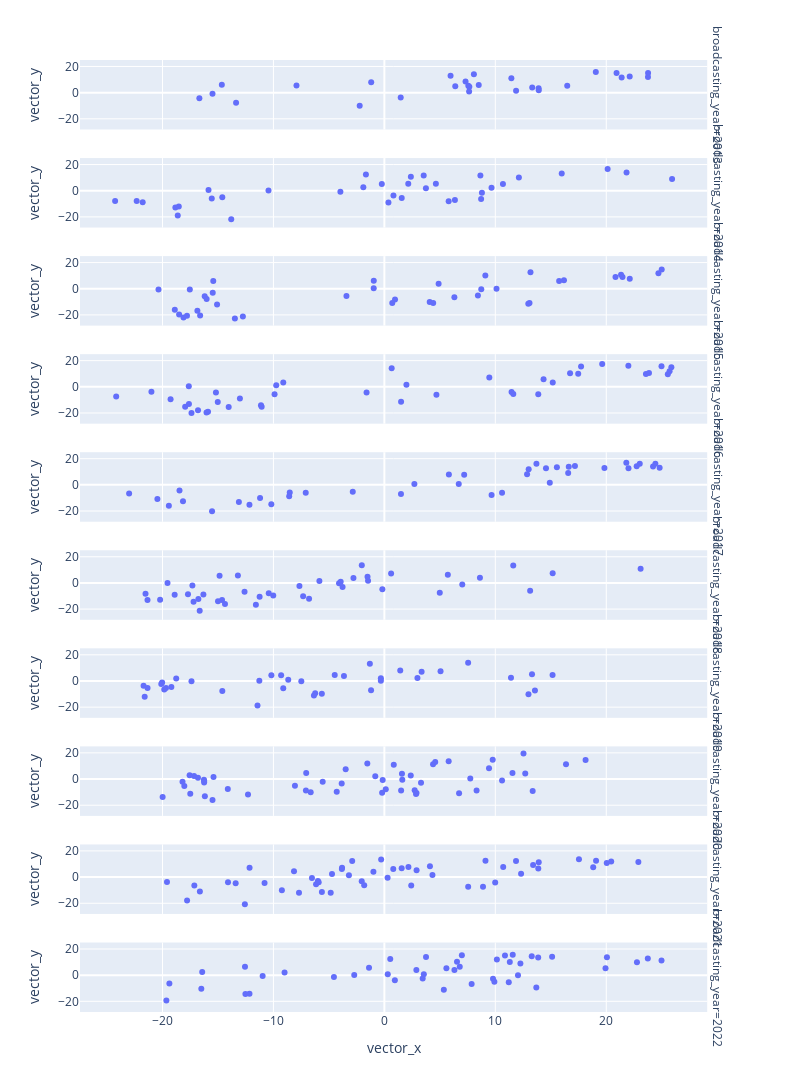

Write notebook code for a chart like this one.
### Code cell
df = px.data.tips()
fig = px.scatter(stories_df_merged, x='vector_x', y='vector_y', hover_data=["index", "title"], facet_row="broadcasting_year", width=800, height=2000)
fig.show()

### Figure 1 — Plotly figure (JSON) as saved in the notebook; plotly's stock layout.template omitted (floating-point values rounded to 4 significant figures)
{"data": [{"customdata": [["0325", "春だ！映画だ！３時間アニメ祭り\r\n「映画ドラえもん のび太の新魔界大冒険～７人の魔法使い～」[2013年3月15日放送]"], ["0326", "「ばくはつコショウ」「何が何でもお花見を」[2013年4月12日放送]"], ["0327", "「やりクリしてハワイ旅行」「しずかちゃんのはごろも」[2013年4月26日放送]"], ["0328", "「ひるねは天国で」「どくさいスイッチ」[2013年5月3日放送]"], ["0329", "「インスタントママ」「狙われたジャイアン」[2013年5月10日放送]"], ["0330", "「脱出！ 恐怖の骨川ハウス」「さとりヘルメット」[2013年5月17日放送]"], ["0331", "「イエコプター」「しずかちゃんの最悪な誕生日」[2013年5月24日放送]"], ["0332", "「朱にまじわれ棒」「ジャイアンがパンダ」[2013年5月31日放送]"], ["0333", "「おみやげフロシキ」「最強！黒おびのび太」[2013年6月7日放送]"], ["0334", "「ジャイアンの引退コンサート」「ユメかんとくいす」[2013年6月14日放送]"], ["0335", "「あべこべ世界ミラー」「のび太の秘密トンネル」[2013年6月21日放送]"], ["0336", "「ひっこし地図でおひっこし」「かがみでコマーシャル」[2013年7月5日放送]"], ["0337", "「なんでもアイス棒」「決心コンクリート」[2013年7月12日放送]"], ["0338", "ドラえもん　夏の大冒険１時間スペシャル「さよならボクのそうじ機」「真夏の夜の大航海」「ダイスキンドリンク」[2013年7月26日放送]"], ["0339", "「深海サイクリング」「のび太のドッキリビデオ」[2013年8月9日放送]"], ["0340", "「花火を育てよう！」「分身ハンマー」[2013年8月16日放送]"], ["0341", "「オバケと暮らした夏休み」「カチンカチンライト」[2013年8月23日放送]"], ["0342", "「のび太の夏祭り大作戦！」「サハラ砂漠で勉強はできない」[2013年8月30日放送]"], ["0343", "「のび太エネルギーの使い方」「はなバルーンで大空に」[2013年9月6日放送]"], ["0344", "ドラえもん誕生日１時間スペシャル「真夜中の巨大ドラたぬき」[2013年9月13日放送]"], ["0345", "「にんげん機関車」「箱庭で松たけがり」[2013年10月18日放送]"], ["0346", "「ハロウィンって何の日？」「味見スプーン」[2013年10月25日放送]"], ["0347", "「マジックハンドでやりたい放題」「ゴルゴンの首」[2013年11月1日放送]"], ["0348", "「ヤキイモの気持ち」「すい星がギンギラギン」[2013年11月8日放送]"], ["0349", "「のび太ｖｓ武蔵　巌流島ちょっと前の戦い」[2013年11月15日放送]"], ["0350", "藤子・Ｆ・不二雄生誕80周年記念 タイムマシンがなくなって大ピンチ！ ドラえもん冬の１時間スペシャル「ドラえもんに落書き」「燃えよ！ドラミのスケート特訓」「タイムマシンがなくなった！！」[2013年12月6日放送]"], ["0351", "「ケガワリング」「クリスマスきらきら大作戦」[2013年12月13日放送]"], ["0352", "のび太としずかが結婚！？ 年忘れだよ！ ドラえもん１時間スペシャル\r\n「エイコーノトビラ」「おだてジョーズ」「雪山のロマンス」[2013年12月30日放送]"]], "hovertemplate": "broadcasting_year=2013<br>vector_x=%{x}<br>vector_y=%{y}<br>index=%{customdata[0]}<br>title=%{customdata[1]}<extra></extra>", "legendgroup": "", "marker": {"color": "#636efa", "symbol": "circle"}, "mode": "markers", "name": "", "orientation": "v", "showlegend": false, "type": "scatter", "x": [16.48, 6.392, 13.91, 23.76, 7.66, 22.11, 21.39, 23.77, 20.93, 11.45, 11.87, -7.922, -16.68, 5.967, 1.473, 8.507, 7.567, 7.317, -14.65, 13.33, 8.071, 7.638, 19.06, -1.187, 13.92, -15.49, -13.37, -2.225], "xaxis": "x10", "y": [5.313, 4.957, 3.455, 11.97, 4.442, 12.39, 11.63, 15.1, 15.08, 11.07, 1.402, 5.402, -4.333, 13.01, -3.674, 5.936, 5.225, 8.47, 6.039, 3.892, 14.14, 0.7993, 15.87, 7.858, 1.922, -0.8734, -7.631, -10.03], "yaxis": "y10"}, {"customdata": [["0353", "「よい家わるい家」「◯△□恐怖症」[2014年1月17日放送]"], ["0354", "「地球脱出計画」「ことばきんしマーカー」[2014年1月31日放送]"], ["0355", "「動物変身恩返しグスリ」「雪だるまが町にやってきた」[2014年2月7日放送]"], ["0356", "「チョコのび太をめしあがれ」「青い月夜のリサイタル」[2014年2月14日放送]"], ["0357", "「会いたいヒト回転寿司」「コピー頭脳でラクしよう」[2014年2月28日放送]"], ["0358", "ドラえもん　クレヨンしんちゃん  春だ！映画だ！３時間アニメ祭り\r\n２０１３年春公開「映画ドラえもん のび太のひみつ道具博物館（ミュージアム）」[2014年3月7日放送]"], ["0359", "「ふくびんコンビ」「歩け歩け月までも」[2014年3月14日放送]"], ["0360", "「ウマタケ牧場」「テストに一夜漬けダル」[2014年4月11日放送]"], ["0361", "「空き地のイルカ」「タイムピストルで“じゃま物”は消せ」[2014年4月18日放送]"], ["0362", "「石器時代の王さまに」「鯉のぼりをつかまえろ！」[2014年4月25日放送]"], ["0363", "「どこでもドアを作ろう！」「ツルよ、恩をかえして！」[2014年5月2日放送]"], ["0364", "「のび太鉄道」「物体変換銃でカバンをカバに!?」[2014年5月16日放送]"], ["0365", "「な、なんと!! のび太が１００点とった!!」「珍加羅峠の宝物」[2014年5月23日放送]"], ["0366", "「デラックスライト」「のび太の１００点 ２５年後の大事件」[2014年5月30日放送]"], ["0367", "「のび太のエビフライ」「たすけて！助け船」[2014年6月6日放送]"], ["0368", "「パパもあまえんぼ」「たけしのズンドコ誕生日」[2014年6月13日放送]"], ["0369", "「のび太イレブン」「ぶつぶつ交換機」[2014年6月20日放送]"], ["0370", "「裏山のドラえもん城」「『真実の旗印』はつねに正しい」[2014年6月27日放送]"], ["0371", "「さかながボートに大変身」「流行性ネコシャクシウイルス」[2014年7月11日放送]"], ["0372", "映画公開直前 夏祭りだよ！ ドラえもん１時間スペシャル\r\n「竜宮城の八日間」「なんでも空港」「怪談ランプ」[2014年8月1日放送]"], ["0373", "映画公開当日！「石ころぼうし」「のび太のおよめさん」[2014年8月8日放送]"], ["0374", "「ミニハウスでのりきる夏」「うきうきするウキワ」[2014年8月29日放送]"], ["0375", "ドラえもん誕生日スペシャル\r\n「地底100マイルちょっとの大作戦」[2014年9月5日放送]"], ["0376", "「しずかちゃんがカッパに！？」「ミチビキエンゼル」[2014年9月12日放送]"], ["0377", "「のび太航空へようこそ」「神さまごっこ」[2014年9月19日放送]"], ["0378", "「２２世紀のすてきなキャンプ」「ポータブル国会」[2014年10月17日放送]"], ["0379", "「怒りのポップコーン」「タヌ機」[2014年10月24日放送]"], ["0380", "「ハロウィーンの暴走かぼちゃ」「ホラふきご先祖」[2014年10月31日放送]"], ["0381", "「空とぶマンガ本」「ぬれぎぬを着せよう！」[2014年11月7日放送]"], ["0382", "「ムキムキからだねん土」「嵐でやっつけろ！」[2014年11月14日放送]"], ["0383", "「落ち葉とジャイ子」「しずかちゃんになったのび太」[2014年11月21日放送]"], ["0384", "「クローンリキッドごくう」「お金のいらない世界」[2014年11月28日放送]"], ["0385", "「ドラミが生まれた日」「やりくりアリでリサイクル」[2014年12月5日放送]"], ["0386", "「おせじ口べに」「家元かんばん」[2014年12月12日放送]"], ["0387", "今年最後のドラ笑い!! 年忘れだよ！ドラえもん１時間スペシャル\r\n「おすそわけガム」「宇宙戦艦のび太を襲う」「思い出せ！あの日の感動」[2014年12月30日放送]"]], "hovertemplate": "broadcasting_year=2014<br>vector_x=%{x}<br>vector_y=%{y}<br>index=%{customdata[0]}<br>title=%{customdata[1]}<extra></extra>", "legendgroup": "", "marker": {"color": "#636efa", "symbol": "circle"}, "mode": "markers", "name": "", "orientation": "v", "showlegend": false, "type": "scatter", "x": [3.744, -15.85, -18.53, -0.2292, 2.154, 20.13, -10.44, 0.3659, -14.61, 0.8194, -1.663, -15.56, -13.8, -18.62, 15.99, 8.794, -21.79, 8.721, -3.963, -18.84, 1.564, 12.12, 6.359, 4.644, -24.27, 5.796, -22.33, 8.656, 10.69, 2.389, 21.83, 9.659, 25.93, 3.543, -1.897], "xaxis": "x9", "y": [1.799, 0.5126, -12.06, 5.118, 5.394, 16.51, 0.07264, -9.071, -4.972, -3.61, 12.38, -5.959, -21.74, -18.87, 13.07, -1.645, -8.906, -6.382, -0.8158, -12.81, -5.584, 10.17, -7.071, 5.356, -7.878, -8.026, -7.917, 11.64, 5.111, 10.63, 13.95, 2.171, 8.917, 11.57, 2.654], "yaxis": "y9"}, {"customdata": [["0388", "「街中ぐにゃぐにゃネンドロン」「寒い日は雪女になろう！」[2015年1月9日放送]"], ["0389", "「秘密基地で世界を守れ！」「四次元サイクリング」[2015年1月30日放送]"], ["0390", "「恐竜ハンター」[2015年2月6日放送]"], ["0391", "「バレンタインにはおモチとすもうを」「しずかちゃんと はこ庭スキー場」[2015年2月13日放送]"], ["0392", "「スネ夫より金持ちがやってきた」「ペットそっくりまんじゅう」[2015年2月20日放送]"], ["0393", "「無敵のスーパーランドセル」「もぐれ！ハマグリパック」[2015年2月27日放送]"], ["0394", "ドラえもん　クレヨンしんちゃん 春だ！映画だ！３時間アニメ祭り\n「映画ドラえもん 新・のび太の大魔境～ペコと５人の探検隊～」（2014年公開）[2015年3月6日放送]"], ["0395", "「のび太のダンボール宇宙ステーション」[2015年3月13日放送]"], ["0396", "「横取りジャイアンをこらしめよう」「あちこちひっこそう」[2015年3月20日放送]"], ["0397", "春だ！映画だ！３時間アニメ祭り 第２弾「あいあいパラソル」「タイムマシンで犯人を」「ムシャクシャタイマー」[2015年4月10日放送]"], ["0398", "「ステッキで川をまっぷたつ」「しかえし伝票」[2015年4月17日放送]"], ["0399", "「イルカにのって海の旅」「いたわりロボット」[2015年4月24日放送]"], ["0400", "「ジャイアンが飛んできた」「わすれろ草」[2015年5月1日放送]"], ["0401", "「ぼくらの大空中戦」「ニクメナイン」[2015年5月8日放送]"], ["0402", "「野比家は三十階」「暴走！プレゼントの木」「水はみていた」[2015年5月15日放送]"], ["0403", "「ラッキーやかん」「なんでもぬいぐるみに…」「大人になりたい」[2015年5月22日放送]"], ["0404", "「七時に何かがおこる」「びっくり箱ステッキ」「ぼくよりダメなやつがきた」[2015年5月29日放送]"], ["0405", "「おざしき水族館」「オダチンパンジー」「のび太の長い一日」[2015年6月5日放送]"], ["0406", "「まる見え！断層ビジョン」「突げき！のび太のグルメリポート」「今年もあの日がやってきた！」[2015年6月12日放送]"], ["0407", "「ボクを写して！めんくいカメラ」「しりとりでネッシーに」「かげがり」[2015年6月19日放送]"], ["0408", "「海をひときれ切りとって」「あとはおまかせタッチてぶくろ」「腹ペコのび太の３日間」[2015年6月26日放送]"], ["0409", "「のろのろ、じたばた」「スイカ割りにスイカペン」「タマシイム・マシン」[2015年7月10日放送]"], ["0410", "夏祭りだよ！ドラえもん１時間スペシャル「ムードもりあげ楽団」「楽々バーべキューセットはラクじゃない」「南海の大冒険～キャプテン・シルバーの財宝～」[2015年7月24日放送]"], ["0411", "「のび太が泣けば雨がふる」「ジャングル探検にはおり紙を」[2015年7月31日放送]"], ["0412", "「ゾクゾク！おばけ線香」「うわさ花しが咲いちゃった！」[2015年8月21日放送]"], ["0413", "「ジャイアンの恩返し」「南の島を組み立てよう」[2015年8月28日放送]"], ["0414", "ドラえもん誕生日スペシャル 「のび太特急と謎のトレインハンター」[2015年9月4日放送]"], ["0415", "「夜を売ります」「うら山のウサギ怪獣（かいじゅう）」[2015年9月11日放送]"], ["0416", "「アッパレ！ のび殿さま」「秋の虫のリサイタル」[2015年10月9日放送]"], ["0417", "「しずめ玉でスッキリ」「のび太のお宝鑑定」[2015年10月16日放送]"], ["0418", "「ハロウィンとのびガエル」「誕生！まんが家クリスチーネ先生」[2015年10月23日放送]"], ["0419", "「空とぶサンマがやってきた」「昔のカキの物語」[2015年10月30日放送]"], ["0420", "「山へ！空へ！乗りものぐつ」「ママ、小学生になる」[2015年11月6日放送]"], ["0421", "「マツタケ食べたい！」「ボクをけって！サイオー馬」[2015年11月13日放送]"], ["0422", "「ほんものクレヨン」「かぜぶくろといんちき薬」[2015年11月20日放送]"], ["0423", "「のび泥棒をタイホせよ！」「あの子を笑わせろ！」[2015年11月27日放送]"], ["0424", "「ジャイアンの歌がやめられない」「夜空に輝くピザ・ギョーザ」[2015年12月4日放送]"], ["0425", "「脱出!!巨大クリスマスケーキ」「スケートするなら氷河期で」[2015年12月11日放送]"], ["0426", "今年最後のドラ笑い！！ 大みそかだよ！ ドラえもん１時間スペシャル\r\n「初売りドライ・ライト」「百人一首にアンキパン」「オンボロ旅館をたて直せ」「雪でもポカポカ！ エアコンフォト」[2015年12月31日放送]"]], "hovertemplate": "broadcasting_year=2015<br>vector_x=%{x}<br>vector_y=%{y}<br>index=%{customdata[0]}<br>title=%{customdata[1]}<extra></extra>", "legendgroup": "", "marker": {"color": "#636efa", "symbol": "circle"}, "mode": "markers", "name": "", "orientation": "v", "showlegend": false, "type": "scatter", "x": [9.102, 16.19, 22.12, 13.17, -0.9608, 12.97, 24.7, -3.417, 10.11, 0.9604, 15.75, 25.0, 21.33, 20.83, -13.47, -16.19, -12.76, 8.432, 6.311, 13.08, 0.7136, -20.36, -18.5, -16.02, -17.79, -16.85, 8.736, -18.11, -15.47, -16.61, -0.9538, 4.086, 4.402, -15.08, -17.53, -18.89, 4.89, 21.47, -15.42], "xaxis": "x8", "y": [10.13, 6.59, 7.666, 12.62, 0.3798, -11.48, 11.78, -5.601, 0.07432, -8.149, 5.941, 14.62, 10.63, 8.939, -22.64, -5.792, -21.15, -5.1, -6.505, -10.95, -10.95, -0.6077, -19.67, -7.894, -20.6, -16.77, -0.3552, -21.9, -3.11, -20.47, 6.134, -10.11, -10.96, -12.0, -0.512, -16.0, 3.8, 9.058, 5.979], "yaxis": "y8"}, {"customdata": [["0427", "「ドラドラ源平合戦～しずかちゃん御前を救え！～」[2016年1月15日放送]"], ["0428", "「そっくりペット大集合」「再会！５年ぶりののび太」[2016年1月22日放送]"], ["0429", "「ドラドラ時空（タイム）アドベンチャー　のび太土偶の謎」「ナイヘヤドア」[2016年1月29日放送]"], ["0430", "「ぼく、マリちゃんだよ」「ずらしんぼ」[2016年2月5日放送]"], ["0431", "「恋する!?変身ビスケット」「することレンズ」[2016年2月12日放送]"], ["0432", "「なんでも材質変換機」「雪だるまは忘れない」[2016年2月19日放送]"], ["0433", "「のび太はうるさいナベ奉行」「地球下車マシン」[2016年2月26日放送]"], ["0434", "ドラえもん　クレヨンしんちゃん　春だ！映画だ！３時間アニメ祭り\n「映画ドラえもん のび太の宇宙英雄記（スペースヒーローズ）」（2015年公開）[2016年3月4日放送]"], ["0435", "「空想動物サファリパークと約束の笛」[2016年3月11日放送]"], ["0436", "「宇宙探検すごろく」「最強！オールマイティーパス」[2016年4月1日放送]"], ["0437", "「お箸はのびるよ、どこまでも」「チリつもらせ機」[2016年4月15日放送]"], ["0438", "「のび太のジャックと豆の木」「みせかけモテモテバッジ」[2016年4月22日放送]"], ["0439", "「空飛ぶうす手のじゅうたん」「うわさをサキ鳥」[2016年4月29日放送]"], ["0440", "「友だちは大きなイルカ？」「夢はしご」[2016年5月6日放送]"], ["0441", "「トリセツ・メーカー」「ぞうきん探偵のび太」[2016年5月13日放送]"], ["0442", "「Ｎ・Ｓワッペンで運動会」「しんじゅ製造アコヤケース」[2016年5月20日放送]"], ["0443", "「お客の顔を組み立てよう」「ママをたずねて三千キロじょう」[2016年5月27日放送]"], ["0444", "「エスパーぼうし」「かわいい雨傘の物語」[2016年6月3日放送]"], ["0445", "「へやの中の大自然」「なかまいりせんこう」[2016年6月10日放送]"], ["0446", "「大男がでたぞ」「キミのひとみは100万ボルト」[2016年6月17日放送]"], ["0447", "「ダメダメ！キンシひょうしき」「ぼくのまもり紙」[2016年6月24日放送]"], ["0448", "「恐竜ツアーに行こう！」「いねむりシール」[2016年7月8日放送]"], ["0449", "「３センチのび太の大冒険」[2016年7月22日放送]"], ["0450", "「うちのプールは太平洋」「おばけでリサイクル」[2016年7月29日放送]"], ["0451", "「身代わりテレビで南の島へ」「風をあやつれ！バショー扇」[2016年8月5日放送]"], ["0452", "「ダジャレでやっつけろ！」「裏山ウォータースライダー」[2016年8月12日放送]"], ["0453", "「水たまりの怪魚」「宇宙人の館」[2016年8月19日放送]"], ["0454", "「いたずらオモチャ化機」「シールでキャラ変身」[2016年8月26日放送]"], ["0455", "ドラえもん誕生日スペシャル 「天才のび太の飛行船ゆうえんち」[2016年9月2日放送]"], ["0456", "「とびだす伝記電気」「ほしい人探知機」[2016年9月9日放送]"], ["0457", "「ゾウの鼻になったしずかちゃん」「へやこうかんスイッチ」[2016年9月16日放送]"], ["0458", "「ざくざく！地中でくだもの狩り」「バリヤーポイント」[2016年10月14日放送]"], ["0459", "「ペラペラジャイアン飛んでった！」「みえないボディガード」[2016年10月21日放送]"], ["0460", "「パンドラのおばけ」「あらかじめアンテナ」[2016年10月28日放送]"], ["0461", "「くせなおしガス」「熱血！ドッジボール」[2016年11月4日放送]"], ["0462", "「ふろしきタクシー」「いつでもどこでもスケッチセット」[2016年11月18日放送]"], ["0463", "「ロケットそうじゅうくんれん機」「ジャイアンへのホットなレター」[2016年11月25日放送]"], ["0464", "「スーパーヒーローふろしき」「カッコータマゴ」[2016年12月2日放送]"], ["0465", "「南極ペンギンを救え！」「日づけ変更カレンダー」[2016年12月9日放送]"], ["0466", "「クリスマスに雪を」「チュー難の相に気をつけろ!」[2016年12月16日放送]"], ["0467", "大みそかだよ！ドラえもん1時間スペシャル「戦国のび兵衛がんばれ」「ドラえもん＆パーマン危機一髪!?」「星野スミレのひみつの恋」[2016年12月31日放送]"]], "hovertemplate": "broadcasting_year=2016<br>vector_x=%{x}<br>vector_y=%{y}<br>index=%{customdata[0]}<br>title=%{customdata[1]}<extra></extra>", "legendgroup": "", "marker": {"color": "#636efa", "symbol": "circle"}, "mode": "markers", "name": "", "orientation": "v", "showlegend": false, "type": "scatter", "x": [11.62, 25.55, 17.47, 25.71, 14.35, 15.18, 21.99, 24.98, 25.87, 11.46, 19.63, 4.693, 23.58, 17.73, -9.112, 13.87, 16.74, -15.18, 1.988, -17.63, 0.6584, 9.46, 23.85, -14.03, -13.02, -21.0, -11.06, -15.02, -17.39, -15.9, -1.604, -24.17, -16.8, -16.03, -9.748, -17.62, -11.12, -9.897, 1.507, -17.96, -19.27], "xaxis": "x7", "y": [-5.402, 9.512, 9.968, 11.93, 5.871, 3.266, 16.13, 15.76, 14.89, -4.053, 17.51, -6.158, 9.861, 15.58, 3.32, -5.724, 10.44, -4.248, 1.664, 0.4317, 14.11, 7.073, 10.52, -15.5, -8.972, -3.833, -15.17, -11.65, -19.98, -19.12, -4.43, -7.347, -17.93, -19.7, 1.127, -13.19, -14.05, -5.75, -11.42, -15.26, -9.538], "yaxis": "y7"}, {"customdata": [["0468", "「地球エレベーター」「かたっぽ探知リード」[2017年1月13日放送]"], ["0469", "「ピーヒョロ ロープ」「兄弟シール」[2017年1月20日放送]"], ["0470", "「ターザンパンツ」「追跡！トレーサーバッジ」[2017年1月27日放送]"], ["0471", "「一寸のび太の鬼たいじ」「お医者さんカバン」[2017年2月3日放送]"], ["0472", "「ココロチョコ」「独立！のび太国」[2017年2月10日放送]"], ["0473", "「スリルブーメラン」「大予言・地球の滅びる日」[2017年2月17日放送]"], ["0474", "「雪と恐竜」「拝啓、虹谷ユメ子さん」[2017年2月24日放送]"], ["0475", "ドラえもん　クレヨンしんちゃん 春だ！映画だ！３時間アニメ祭り「映画ドラえもん 新・のび太の日本誕生」（2016年公開）[2017年3月3日放送]"], ["0476", "「迷子のパオパオ」[2017年3月17日放送]"], ["0477", "「ドラドラポンポコ大捜査」「動物型にげだし錠」「食べて歌ってバイオ花見」[2017年4月7日放送]"], ["0478", "「ようこそ！ハリボテの城へ」「おばけ口目の怪事件」[2017年4月14日放送]"], ["0479", "「見えなくなる目ぐすり」「目は口ほどに物を食べ」[2017年4月21日放送]"], ["0480", "GW特別企画！「火星ピクニック」「テレパしい」[2017年4月28日放送]"], ["0481", "母の日直前！「ママをつかまえろ！」「四次元くずかご」[2017年5月12日放送]"], ["0482", "「自信ヘルメット」「ガッコー仮面は誰でしょう？」[2017年5月19日放送]"], ["0483", "「のび太とアリの女王」[2017年5月26日放送]"], ["0484", "「わすれとんかち」「アヤカリンで幸運を」[2017年6月2日放送]"], ["0485", "ジャイアン誕生日！特別企画！「ウラオモテックス」「スランプ！ジャイアン愛の新曲」[2017年6月9日放送]"], ["0486", "「暴走ランナーパパ」「カルガモエッグ」[2017年6月16日放送]"], ["0487", "「百年後のフロク」「トゲトローズはご機嫌ななめ」[2017年6月23日放送]"], ["0488", "「名作劇場カメラ」「三年寝太郎まくら」[2017年6月30日放送]"], ["0489", "「ルームスイマー」「深夜の町は海の底」[2017年7月7日放送]"], ["0490", "あの名作が帰ってくる！ドラえもん夏の１時間スペシャル「ぼくミニドラえもん」「ぞうとおじさん」[2017年7月28日放送]"], ["0491", "「天井うらの宇宙戦争」[2017年8月4日放送]"], ["0492", "「がんばれ！おばけハウス」「ロビンソンクルーソーセット」[2017年8月18日放送]"], ["0493", "「おかし牧場」「森は生きている」[2017年8月25日放送]"], ["0494", "ドラえもん誕生日スペシャル「謎のピラミッド！？エジプト大冒険」[2017年9月1日放送]"], ["0495", "「スケジュールどけい」「ニンニン修行セット」[2017年9月8日放送]"], ["0496", "「ネコののび太いりませんか」「賞品かせぎカウボット」[2017年9月15日放送]"], ["0497", "「バイバイン」「むりやりアスレチックスクール」[2017年10月13日放送]"], ["0498", "「すてきなミイちゃん」「魔女っ子しずちゃん」[2017年10月20日放送]"], ["0499", "「はだかの王様！？ウルトラよろい」「赤いくつの女の子」[2017年10月27日放送]"], ["0500", "「クモノイトン」「プロポーズ作戦」[2017年11月3日放送]"], ["0501", "「葉っぱ探偵のび太」「二十一世紀のおとのさま」[2017年11月10日放送]"], ["0502", "「ハツメイカーで大発明」「大砲でないしょのはなし」[2017年11月17日放送]"], ["0503", "「かがみのない世界」「ピンキリ！お宝未来鑑定」[2017年11月24日放送]"], ["0504", "「クリスマスはおかしの家で」「やりすぎ！のぞみ実現機」[2017年12月1日放送]"], ["0505", "大みそかだよ！ドラえもん１時間スペシャル「十二支変身サイコロ」「ゆめのチャンネル」「台風のフー子」[2017年12月31日放送]"]], "hovertemplate": "broadcasting_year=2017<br>vector_x=%{x}<br>vector_y=%{y}<br>index=%{customdata[0]}<br>title=%{customdata[1]}<extra></extra>", "legendgroup": "", "marker": {"color": "#636efa", "symbol": "circle"}, "mode": "markers", "name": "", "orientation": "v", "showlegend": false, "type": "scatter", "x": [-10.19, -11.2, -18.15, 13.01, 22.0, 24.22, 6.705, 14.91, 24.43, 23.02, 22.74, 19.84, 21.81, 5.816, 15.55, 17.18, 16.57, 12.86, 24.81, 14.57, -2.849, 13.71, 7.195, 16.62, -8.579, 9.665, 10.61, -23.01, 2.706, -7.087, -19.42, 1.496, -15.53, -8.528, -12.16, -20.46, -13.11, -18.47], "xaxis": "x6", "y": [-14.73, -10.1, -12.47, 11.9, 12.64, 14.03, 0.74, 1.566, 16.15, 16.12, 14.26, 12.85, 16.86, 7.99, 13.38, 14.36, 9.109, 8.079, 13.06, 12.65, -5.267, 16.15, 7.787, 13.84, -8.616, -7.766, -6.003, -6.652, 0.6665, -6.113, -15.92, -7.072, -20.14, -5.91, -15.18, -10.75, -13.17, -4.269], "yaxis": "y6"}, {"customdata": [["0506", "ドラえもん クレヨンしんちゃん ２０１８年冬のアニメ祭り「神さまロボットに愛の手を！」「円ピツで大金持ち」「のび左エ門の秘宝」[2018年1月7日放送]"], ["0507", "「ガンファイターのび太」[2018年1月12日放送]"], ["0508", "「なんでもバイキング」「ジャックとベティとジャニー」[2018年1月19日放送]"], ["0509", "「架空人物たまご」「ドラドラスパイ大作戦」[2018年1月26日放送]"], ["0510", "2月はスネ夫の誕生月「ロボ子が愛してる」「大ピンチ！スネ夫の答案」[2018年2月2日放送]"], ["0511", "「こびとロボット」「宇宙たんけん！？ウラヤマ星」[2018年2月9日放送]"], ["0512", "「ジャイアンVSメカジャイアン」「きつねにつままれた話」[2018年2月16日放送]"], ["0513", "「めいわくガリバー」「のび太のなが～い家出」[2018年2月23日放送]"], ["0514", "ドラえもん　クレヨンしんちゃん 春だ！映画だ！３時間アニメ祭り「映画ドラえもん のび太の南極カチコチ大冒険」（2017年公開）[2018年3月2日放送]"], ["0515", "「ほどほど宝島」[2018年3月9日放送]"], ["0516", "ドラえもん クレヨンしんちゃん 春だ！映画だ！３時間アニメ祭り第２弾 「リモコンねこでとり返せ！」「フクロマンスーツ」「ツチノコみつけた！」[2018年4月6日放送]"], ["0517", "「動物変身ビスケット」「進化退化光線銃」[2018年4月13日放送]"], ["0518", "「ぶんぶくドラ釜」「一生に一度は百点を…」[2018年4月20日放送]"], ["0519", "「うら山危険生物パーク」「はいどうたづな」[2018年4月27日放送]"], ["0520", "母の日特別企画「ママをとりかえっこ」「ざぶとんにもたましいがある」[2018年5月11日放送]"], ["0521", "「のび太は世界にただ一匹」「地平線テープ」[2018年5月18日放送]"], ["0522", "「ニニンジャ！からくり忍者屋敷」「友だちの輪」[2018年5月25日放送]"], ["0523", "「夏だ！山だ！野比家のキャンプ」「インスタントロボット」[2018年6月1日放送]"], ["0524", "「ハー灯に火をともせ」「雨男はつらいよ」[2018年6月8日放送]"], ["0525", "ジャイアン誕生日！特別企画！「ジャイアンの子守歌」「おれさまをグレードアップ」[2018年6月15日放送]"], ["0526", "「テレビ局をはじめたよ」「人の身になるタチバガン」[2018年6月22日放送]"], ["0527", "「録験機でたのしもう」「アセッカキン」[2018年6月29日放送]"], ["0528", "「天の川で星釣りを」「ねがい星」[2018年7月6日放送]"], ["0529", "「きもだめしめがね」「いきものおりがみ」[2018年7月20日放送]"], ["0530", "「絶景！箱庭ソーメン流し」「半分の半分のまた半分…」[2018年7月27日放送]"], ["0531", "のび太誕生日特別企画「友情カプセル」「ジャイ子の恋人=のび太」[2018年8月3日放送]"], ["0532", "「額縁をくぐって海へ」「チューケンパー」[2018年8月17日放送]"], ["0533", "「うそつきかがみ」「十円なんでもストア」[2018年8月24日放送]"], ["0534", "「仙人らくらくコース」「悪運ダイヤ」[2018年8月31日放送]"], ["0535", "ドラえもん誕生日スペシャル「クジラとまぼろしのパイプ島」[2018年9月7日放送]"], ["0536", "「ドラえもんの歌」「相関図メーカー」[2018年9月14日放送]"], ["0537", "「時を走れ！タイム借り物競走」「時限バカ弾」[2018年10月12日放送]"], ["0538", "「魔法使いのび太」「野比家、夢の温泉旅行」[2018年10月19日放送]"], ["0539", "「合体ノリ」「行け！ノビタマン」[2018年10月26日放送]"], ["0540", "「いろいろソーダセット」「マジックボックス」[2018年11月2日放送]"], ["0541", "「あい棒」「アトカラホントスピーカー」[2018年11月9日放送]"], ["0542", "「のび太の流れ星」「オーバーオーバー」[2018年11月16日放送]"], ["0543", "「ドラえもんストーブ」「一晩でカキの実がなった」[2018年11月23日放送]"], ["0544", "「つづきをヨロシク」「もしもボックスで昼ふかし!？」[2018年11月30日放送]"], ["0545", "「しあわせトランプの恐怖」「未来のクリスマスカード」[2018年12月7日放送]"], ["0546", "「ウラシマキャンデー」「シールで逃げきれ！」[2018年12月14日放送]"], ["0547", "大みそかだよ！ドラえもん１時間スペシャル～世界の未確認生物ずかん～「雪男のアルバイト」「かまいたちのクック」「ハロー宇宙人」[2018年12月31日放送]"]], "hovertemplate": "broadcasting_year=2018<br>vector_x=%{x}<br>vector_y=%{y}<br>index=%{customdata[0]}<br>title=%{customdata[1]}<extra></extra>", "legendgroup": "", "marker": {"color": "#636efa", "symbol": "circle"}, "mode": "markers", "name": "", "orientation": "v", "showlegend": false, "type": "scatter", "x": [-17.2, 23.1, 0.6072, -5.856, -6.787, -4.086, -19.55, -0.1818, 13.14, 15.17, -14.99, -21.53, -14.63, -1.472, -3.769, -21.35, -7.321, -16.31, 5.721, -11.24, -10.02, -2.035, -18.9, -17.7, 8.615, 11.62, -3.937, -17.3, -10.42, -16.65, -7.657, -11.58, -16.77, -12.6, -20.21, -1.518, -13.2, 4.994, -2.787, -14.85, 7.023, -14.37], "xaxis": "x5", "y": [-14.45, 10.8, 7.296, 1.566, -12.06, -0.2602, 0.008808, -4.859, -5.996, 7.449, -14.08, -8.181, -12.99, 1.687, -3.069, -13.09, -10.27, -8.921, 6.215, -10.5, -9.524, 13.57, -8.946, -8.62, 3.894, 13.39, 0.8491, -2.02, -7.898, -21.18, -2.339, -16.64, -12.28, -6.704, -12.78, 4.715, 5.654, -7.429, 3.677, 5.488, -1.218, -16.08], "yaxis": "y5"}, {"customdata": [["0548", "「ランプのけむりオバケ」「ジャイアンシチュー」[2019年1月18日放送]"], ["0549", "「ポケットの中のぴょん太」「平和アンテナ」[2019年1月25日放送]"], ["0550", "「フェスティバルーン」「ホカホカ雪で雪合戦」[2019年2月8日放送]"], ["0551", "「熱血応援マイク」「オモイコミン」[2019年2月15日放送]"], ["0552", "「ドラかぐや、月に帰る！？」「おおかみ男クリーム」[2019年2月22日放送]"], ["0553", "ドラえもん クレヨンしんちゃん 春だ！映画だ！３時間アニメ祭り「映画ドラえもん のび太の宝島」（2018年公開）[2019年3月1日放送]"], ["0554", "「タイムふろしき」「ニセ宇宙人」[2019年3月8日放送]"], ["0555", "「化石大発見！」「布団にのってふわふわり」[2019年3月15日放送]"], ["0556", "「ゆめの町、ノビタランド」「ドラえもんをのぞいちゃえ！」[2019年4月5日放送]"], ["0557", "「ダジャレーランド」「無敵！コンチュー丹」[2019年4月19日放送]"], ["0558", "「タタミのたんぼ」「未来からの買い物」[2019年4月26日放送]"], ["0559", "母の日特別企画「のび太のおいしい食べ方」「お料理ワッペン」[2019年5月10日放送]"], ["0560", "「しつけキャンディー」「人間味調味料」[2019年5月17日放送]"], ["0561", "「トランポリンゲン」「シャボン玉宅配便」[2019年5月31日放送]"], ["0562", "「ネアンデルタール人を救え」「のび太もたまには考える」[2019年6月7日放送]"], ["0563", "「大スタージャイアン！？」「恐怖のディナーショー」[2019年6月14日放送]"], ["0564", "「ガワラオニ」「チョージャワラシベ」[2019年6月21日放送]"], ["0565", "「本人ビデオでほめられたい」「ホ、ホ、ホタル来い」[2019年6月28日放送]"], ["0566", "「わたがし雲メーカー」「ねがい七夕ロケット」[2019年7月5日放送]"], ["0567", "４０周年だよ！ドラえもん１時間スペシャル「イロガラドラえもん」「海に入らず海底を散歩する方法」「２２世紀で夏休み」[2019年7月19日放送]"], ["0568", "「大パニック！のび太のヒマワリ日記」「けん銃王コンテスト」[2019年8月2日放送]"], ["0569", "「ゾクゾク！？学校の七不思議」「人食いハウス」[2019年8月9日放送]"], ["0570", "「立体パズルハンマー」「サンタイン」[2019年8月23日放送]"], ["0571", "「恐怖のたたりチンキ」「レプリコッコ花火」[2019年8月30日放送]"], ["0572", "お引越し記念！ ドラえもん誕生日スペシャル「未来の迷宮（ラビリンス） おかし城（キャッスル）」「謎のピラミッド！？エジプト大冒険」[2019年9月6日放送]"], ["0573", "「ねこっかぶり」「強～いイシ」[2019年10月5日放送]"], ["0574", "「ドラえもんがいっぱい」「アルマジロン」[2019年10月19日放送]"], ["0575", "「変身レプリンター」「ツバメののび太」[2019年10月26日放送]"], ["0576", "「落とし物つりぼり」「強いペットがほしい」[2019年11月2日放送]"], ["0577", "「へやいっぱいの大どらやき」「ドラドラスパイ大作戦」[2019年11月9日放送]"], ["0578", "「ヴェルサイユのママ」「動物型にげだし錠」[2019年11月16日放送]"], ["0579", "「ウルトラリング」「いろいろソーダセット」[2019年11月23日放送]"], ["0580", "「ピクニックで先をこせ」「かがみのない世界」[2019年11月30日放送]"], ["0581", "「多目的お守りは責任感が強い」「野比家、夢の温泉旅行」[2019年12月7日放送]"], ["0582", "「捜査ごっこセット」「イースター島のモアイ」[2019年12月14日放送]"], ["0583", "「タイムワープでプレゼントを」「クリスマスに雪を」[2019年12月21日放送]"], ["0584", "「ネズミ年だよ！ドラえもん」「出てくる出てくるお年玉」[2019年12月28日放送]"]], "hovertemplate": "broadcasting_year=2019<br>vector_x=%{x}<br>vector_y=%{y}<br>index=%{customdata[0]}<br>title=%{customdata[1]}<extra></extra>", "legendgroup": "", "marker": {"color": "#636efa", "symbol": "circle"}, "mode": "markers", "name": "", "orientation": "v", "showlegend": false, "type": "scatter", "x": [-4.475, -7.487, -8.665, -21.7, -21.6, 15.16, -6.235, -1.198, -9.114, -10.19, 11.41, -21.35, -11.27, -19.84, 13.57, -5.636, -1.309, -19.69, -9.304, -17.39, -14.61, -6.348, -18.76, 3.357, -11.43, 7.551, -20.03, 1.431, -0.3166, -20.11, 13.31, -0.3163, -3.642, 5.063, 2.982, -19.2, 12.99], "xaxis": "x4", "y": [4.658, -0.1545, 0.8705, -3.556, -11.98, 4.535, -9.415, -7.107, -5.549, 4.462, 2.451, -5.327, 0.1368, -6.445, -7.253, -9.668, 13.26, -5.275, 4.34, -0.1621, -7.742, -11.03, 1.901, 7.103, -18.72, 13.9, -1.085, 8.012, 0.135, -2.303, 5.086, 2.001, 3.823, 7.51, 2.363, -4.529, -10.17], "yaxis": "y4"}, {"customdata": [["0585", "「なんでもエーアイアイ」「役立つもの販売機」[2020年1月11日放送]"], ["0586", "「そして、みんなイモになる」「ネンドロイド」[2020年1月18日放送]"], ["0587", "「Ｙロウに気をつけろ！」「神さまロボットに愛の手を！」[2020年1月25日放送]"], ["0588", "「アリガターヤ」「ツチノコみつけた！」[2020年2月1日放送]"], ["0589", "「大むかし漂流記」「ロボット雪だるま」[2020年2月8日放送]"], ["0590", "「立ちユメぼう」「エスパースネ夫」[2020年2月15日放送]"], ["0591", "「ネコになったドラえもん」「平和アンテナ」[2020年2月22日放送]"], ["0592", "「記念日シール」「やりすぎ！のぞみ実現機」「映画ドラえもん のび太の月面探査記」[2020年2月29日放送]"], ["0593", "「ドラえもんが受験生！？」「拝啓、虹谷ユメ子さん」[2020年3月7日放送]"], ["0594", "「地球製造法」「マジックチャック」「楽々バーべキューセットはラクじゃない」[2020年3月14日放送]"], ["0595", "「アパートの木」「円ピツで大金持ち」[2020年3月21日放送]"], ["0596", "「ハリ千本ノマス」「のび太シンデレラ」[2020年3月28日放送]"], ["0597", "「かべ景色きりかえ機」「『時』はゴウゴウと流れる」[2020年4月4日放送]"], ["0598", "「宝さがしはバタ足で」「三年寝太郎まくら」[2020年4月11日放送]"], ["0599", "「プラ酢マイナ酢」「クモノイトン」[2020年4月18日放送]"], ["0600", "「気球で世界一周！？」「大ピンチ！スネ夫の答案」[2020年4月25日放送]"], ["0601", "「メモリーローン」「おれさまをグレードアップ」[2020年5月2日放送]"], ["0602", "「こころにささるおもいヤリ」「スケジュールどけい」[2020年5月9日放送]"], ["0603", "「くしゃみに気をつけろ」「友だちの輪」[2020年5月16日放送]"], ["0604", "「キャラクターグッズを作っちゃえ！」「ジャイアンへのホットなレター」[2020年5月23日放送]"], ["0605", "「ヨンダラ首わ」「おばけ口目の怪事件」[2020年5月30日放送]"], ["0606", "「おそるべき正義ロープ」「むりやりアスレチックスクール」[2020年6月6日放送]"], ["0607", "「のび太のブラックホール」「ジャイアンVSメカジャイアン」[2020年6月13日放送]"], ["0608", "「わすれ鳥」「無敵のスーパーランドセル」[2020年6月20日放送]"], ["0609", "「つくれーるマイレール」「悪運ダイヤ」[2020年6月27日放送]"], ["0610", "「裏山ウォータースライダー」「あべこべ惑星」[2020年7月4日放送]"], ["0611", "「いきものおりがみ」「ぼうけんパラシュート」[2020年7月11日放送]"], ["0612", "「がんばれ！おばけハウス」「左、直、右、右、左…」[2020年7月18日放送]"], ["0613", "「賞品かせぎカウボット」「ききめ一番やくよけシール」[2020年7月25日放送]"], ["0614", "「プッシュドア」「おかし牧場」[2020年8月1日放送]"], ["0615", "「無人島のつくり方」「時限バカ弾」[2020年8月8日放送]"], ["0616", "「水道ジュース変換アダプター」「ぼくミニドラえもん」[2020年8月15日放送]"], ["0617", "「手足につけるミニ頭」「ドラかぐや、月に帰る！？」[2020年8月22日放送]"], ["0618", "「手にとり望遠鏡」「森は生きている」[2020年8月29日放送]"], ["0619", "５０周年だよ！ドラえもん誕生日スペシャル！「ウルトラミキサー」「ムードもりあげ楽団」「のび太の恐竜」[2020年9月5日放送]"], ["0620", "「ハッピーガチャはやめられない」「マジックボックス」[2020年9月12日放送]"], ["0621", "「サハラ砂漠で勉強はできない」「ニニンジャ！からくり忍者屋敷」[2020年9月19日放送]"], ["0622", "「大人をしかる腕章」「無人島へ家出」[2020年9月26日放送]"], ["0623", "「ダルマさんころんだ帽」「なんでも届く！出前電話」[2020年10月3日放送]"], ["0624", "「弓やで学校へ」「写真入りこみスコープ」[2020年10月10日放送]"], ["0625", "「ジ～ンと感動する話」「あやうし！ライオン仮面」[2020年10月17日放送]"], ["0626", "「誕生！？大統領のび太」「マッド・ウオッチ」[2020年10月24日放送]"], ["0627", "「影ぼうしフラッシュ」「ドラキュラセット」[2020年10月31日放送]"], ["0628", "「カワムケルン」「ユクスエカメラ」[2020年11月7日放送]"], ["0629", "「テスト・ロボット」「野比家でおもて梨」[2020年11月14日放送]"], ["0630", "「スパイ衛星でさぐれ」「ややこしい？うちでの小づち」[2020年11月21日放送]"], ["0631", "「半分おでかけ雲」「最強！ロボットペーパー」[2020年11月28日放送]"], ["0632", "「バカ売れ！？週刊のび太」「風船がとどけた手紙」[2020年12月5日放送]"], ["0633", "「とうめい人間目ぐすり」「エレベーター・プレート」[2020年12月12日放送]"], ["0634", "「ミラクルムービーを撮ってみた」「クリスマスはおかしの家で」[2020年12月19日放送]"], ["0635", "「ジャイアン反省、のび太はめいわく」「ドラえもんに落書き」[2020年12月26日放送]"], ["0636", "大みそかだよ！ドラえもん１時間スペシャル「超大作特撮映画『宇宙大魔神』」「のび太の結婚前夜」[2020年12月31日放送]"]], "hovertemplate": "broadcasting_year=2020<br>vector_x=%{x}<br>vector_y=%{y}<br>index=%{customdata[0]}<br>title=%{customdata[1]}<extra></extra>", "legendgroup": "", "marker": {"color": "#636efa", "symbol": "circle"}, "mode": "markers", "name": "", "orientation": "v", "showlegend": false, "type": "scatter", "x": [13.37, -18.03, -7.071, -0.2019, -7.045, 4.39, -17.5, 2.853, -17.15, -15.4, 8.313, -16.24, -3.847, -16.8, 11.55, -4.295, 6.736, -16.24, 12.54, 1.616, -0.1514, 0.1266, 5.795, -12.29, 2.377, 0.848, -3.487, -6.641, 10.61, -17.55, 1.586, 4.584, -1.536, -5.559, -19.99, -18.19, -0.8194, -8.06, 2.732, -14.11, 2.899, 16.37, 1.512, -16.26, 9.434, 12.7, 9.766, -15.49, 7.745, -16.18, 3.304, 18.14], "xaxis": "x3", "y": [-9.145, -5.292, -8.701, -10.53, 4.621, 11.21, -11.2, -11.5, 2.306, 1.638, -8.732, -2.678, -3.362, 0.9272, 4.65, -9.689, -10.81, -1.436, 19.43, -0.5427, -0.7067, -7.838, 13.59, -11.87, 2.645, 11.01, 7.431, -10.08, -1.101, 2.896, 4.047, 12.95, 11.88, -2.07, -13.71, -2.102, 2.175, -5.131, -8.655, -7.614, -10.64, 11.38, -8.798, -0.6148, 8.151, 4.282, 14.65, -15.94, 0.3211, -13.07, -2.828, 14.56], "yaxis": "y3"}, {"customdata": [["0637", "「バランス注射」「お金なんか大きらい！」「初日の出セット」[2021年1月9日放送]"], ["0638", "「ぬけ穴ボールペン」「テレビとりもち」[2021年1月16日放送]"], ["0639", "「雪でアッチッチ」「ドライブはそうじ機に乗って」[2021年1月23日放送]"], ["0640", "「鬼は外ビーンズ」「家がロボットになった」[2021年1月30日放送]"], ["0641", "「山おく村の怪事件」「争奪戦回避銃」[2021年2月6日放送]"], ["0642", "「大雪山がやってきた」「チクタクボンワッペン」[2021年2月13日放送]"], ["0643", "「オコノミボックスで冬キャンプ」「弟をつくろう」[2021年2月20日放送]"], ["0644", "「ドラドラ兄妹げんか」「しあわせのお星さま」[2021年2月27日放送]"], ["0645", "「精霊よびだしうでわ」「もはん手紙ペン」[2021年3月6日放送]"], ["0646", "「似たもの！あつまれホイッスル」「ドラえもんをのぞいちゃえ！」[2021年3月13日放送]"], ["0647", "「やどり木で楽しく家出」「のび太の流れ星」[2021年3月20日放送]"], ["0648", "「剛田、いつ？」「ぼくを、ぼくの先生に」[2021年3月27日放送]"], ["0649", "「サクラいっぱい大作戦」「プロフィールを盛っちゃえ！」[2021年4月3日放送]"], ["0650", "「ジジ島の怪魚ハンター」[2021年4月10日放送]"], ["0651", "「連想式推理虫メガネ」「ネジまいてハッスル！」[2021年4月17日放送]"], ["0652", "「のび太はクイズ王」「人間味調味料」[2021年4月24日放送]"], ["0653", "「ペットはこいのぼり」「チョージャワラシベ」[2021年5月1日放送]"], ["0654", "「ハワイがやってくる」「母の日は終わらない」[2021年5月8日放送]"], ["0655", "「この絵６０００万円」「おそだアメ」[2021年5月15日放送]"], ["0656", "「注文の多い人形あそび」「かわいい石ころの話」[2021年5月22日放送]"], ["0657", "「目ヂカラにご用心」「アセッカキン」[2021年5月29日放送]"], ["0658", "「クロマキーでノビちゃんマン」「タンポポ空を行く」[2021年6月5日放送]"], ["0659", "「集中力増強シャボンヘルメット」「ガワラオニ」[2021年6月12日放送]"], ["0660", "「父の日にアドベン茶」「キライなテストにガ～ンバ！」[2021年6月19日放送]"], ["0661", "「ロックロックハンマー」「よかん虫」[2021年6月26日放送]"], ["0662", "「珍獣がショートステイ」「変幻自在！お天気ボックス」[2021年7月3日放送]"], ["0663", "「消しゴムでノッペラボウ」「つくろう！おざしき水族館」[2021年7月10日放送]"], ["0664", "「スグピクトグラム」「雲ソファーでスポーツをみよう！」[2021年7月17日放送]"], ["0665", "「未来の町にただ一人」「ハチにたのめば何とかなるさ」[2021年7月31日放送]"], ["0666", "「眠って発電！のび太電力」「きもだめしめがね」[2021年8月7日放送]"], ["0667", "「ネコが会社をつくったよ」「立体パズルハンマー」[2021年8月14日放送]"], ["0668", "「つめあわせオバケ」「ねがい星」[2021年8月21日放送]"], ["0669", "「ゴロアワセトウでキャンプしよう！」「ロビンソンクルーソーセット」[2021年8月28日放送]"], ["0670", "「のび太の恐竜」「のび太の惑星探査ミッション」「マジックの使い道」「どら焼きが消えた日」[2021年9月4日放送]"], ["0671", "「細く長い友だち」「落としものカムバックスプレー」[2021年9月11日放送]"], ["0672", "「月の光と虫の声」「ツモリガン」[2021年9月18日放送]"], ["0673", "「ニクメナイン」「スネ夫は理想のお兄さん」[2021年9月25日放送]"], ["0674", "「上げ下げくり」「貸し切りチップ」[2021年10月2日放送]"], ["0675", "「町内突破大作戦」「コーディネートはスネカパで」[2021年10月9日放送]"], ["0676", "「スリル満点！いれかえコースで猛レース」「おかたづけショールーム」[2021年10月16日放送]"], ["0677", "「骨川マイスターの Do It Yourself」「主役はめこみ機」[2021年10月23日放送]"], ["0678", "「リアル日本一周超特急すごろく」「しずかちゃんSOS」[2021年10月30日放送]"], ["0679", "「つづきスプレー」「ボールを鍛（きた）えろ！」[2021年11月6日放送]"], ["0680", "「無人境ドリンク」「葉っぱ探偵のび太」[2021年11月13日放送]"], ["0681", "「のび太とのび太」「アトカラホントスピーカー」[2021年11月20日放送]"], ["0682", "「ひろびろ日本」「オンボロ旅館をたて直せ」[2021年11月27日放送]"], ["0683", "「ドラえもん＆パーマン危機一髪！？」「大予言・地球の滅（ほろ）びる日」[2021年12月4日放送]"], ["0684", "「ハリーのしっぽ」「ポスターになったのび太」[2021年12月11日放送]"], ["0685", "「ジャイアンラーメンが来る！」「ちく電スーツ」[2021年12月18日放送]"], ["0686", "「イリュージョニストノビー～クリスマスの奇跡」「植物ペン」[2021年12月25日放送]"], ["0687", "大みそかだよ！ドラえもん１時間スペシャル「煩悩を追い払え！」「さようならドラえもん」[2021年12月31日放送]"]], "hovertemplate": "broadcasting_year=2021<br>vector_x=%{x}<br>vector_y=%{y}<br>index=%{customdata[0]}<br>title=%{customdata[1]}<extra></extra>", "legendgroup": "", "marker": {"color": "#636efa", "symbol": "circle"}, "mode": "markers", "name": "", "orientation": "v", "showlegend": false, "type": "scatter", "x": [-17.13, -3.832, -6.156, -5.987, 10.71, -7.696, -0.9872, 8.892, -4.72, 2.42, -8.145, 7.555, -14.09, 13.41, 9.989, -9.238, -0.29, 20.45, -12.58, -5.631, -6.527, -19.6, -13.4, 1.56, 12.32, 13.87, -3.815, -2.9, 18.82, 4.108, -10.8, -16.63, 13.91, -17.78, -2.04, -5.92, 22.9, 20.04, 4.334, -3.195, 19.08, -1.818, 11.87, 17.54, -4.836, 2.169, 2.905, -12.15, 0.2911, 9.114, 0.8029], "xaxis": "x2", "y": [-6.432, 6.206, -5.448, -2.954, 7.625, -11.93, 4.171, -7.317, 2.284, -6.355, 4.495, -7.461, -3.875, 9.304, -4.052, -10.05, 13.51, 11.84, -20.74, -11.45, -0.7552, -3.776, -4.782, 6.758, 2.582, 6.506, 7.154, 12.35, 7.496, 8.332, -4.531, -11.02, 11.37, -17.85, -3.216, -3.881, 11.45, 10.73, 1.696, 1.381, 12.58, -6.253, 12.25, 13.6, -11.91, 7.642, 5.282, 7.212, -0.5426, 12.43, 6.235], "yaxis": "y2"}, {"customdata": [["0688", "「ジャイアンが警察官！？」「スネ夫の自慢はみんなの自慢」[2022年1月8日放送]"], ["0689", "「雲の中の散歩」「いつでも日記」[2022年1月15日放送]"], ["0690", "「テレビとりもち」「ケロンパス」[2022年1月22日放送]"], ["0691", "「一文字変えて遊んじゃおう」「未知とのそうぐう機」[2022年1月29日放送]"], ["0692", "「月面クレーターを滑（すべ）っちゃえ！」「ベロ相うらない大当たり！」[2022年2月5日放送]"], ["0693", "「らくがきを撃（う）て！」「正直太郎」[2022年2月12日放送]"], ["0694", "「痛みはね返りミラー」「ヤキイモの気持ち」[2022年2月19日放送]"], ["0695", "「ふみきりセット」「まんが家ジャイ子」「映画ドラえもん　のび太の新恐竜」[2022年2月26日放送]"], ["0696", "「ドンジャラ村のホイ」[2022年3月5日放送]"], ["0697", "「ドラミのお花見メロンパン」「ペコペコバッタ」[2022年3月12日放送]"], ["0698", "「つかめドリーム！宝星」[2022年3月19日放送]"], ["0699", "「うそつ機」「泣くなジャイ子よ」[2022年3月26日放送]"], ["0700", "「からだねん土でスマートになろう」「ナゲーなげなわ」[2022年4月2日放送]"], ["0701", "「いただき小ばん」「どくさいスイッチ」[2022年4月9日放送]"], ["0702", "「のび太のダンボール宇宙ステーション」[2022年4月16日放送]"], ["0703", "「台風のフー子」「なんでもアシストーン」[2022年4月23日放送]"], ["0704", "「ドラドラ源平合戦～しずかちゃん御前を救え！～」[2022年4月30日放送]"], ["0705", "「母の日はおおせのママに」「ノゾミルじゅう」[2022年5月7日放送]"], ["0706", "「デビルカード」「みたままベレーで天才画家」[2022年5月14日放送]"], ["0707", "「ママのダイヤを盗み出せ」「ポケットの中のしずかちゃん」[2022年5月21日放送]"], ["0708", "「地図ちゅうしゃき」「おもかるとう」[2022年5月28日放送]"], ["0709", "「うつしぼくろ」「ロボッターの反乱」[2022年6月4日放送]"], ["0710", "「かわいいジャイアン」「シンガーソングライター」[2022年6月11日放送]"], ["0711", "「アマガエール」「うつしっぱなしミラー」[2022年6月18日放送]"], ["0712", "「地獄にジャイアン」「新聞社ごっこセット」[2022年6月25日放送]"], ["0713", "「四次元ポケットにスペアがあったのだ」「どっちがウソか！アワセール」[2022年7月2日放送]"], ["0714", "「海坊主がつれた！」「デンデンハウスは気楽だな」[2022年7月9日放送]"], ["0715", "「ちっちゃくても出木杉」「たとえ胃の中、水の中」[2022年7月16日放送]"], ["0716", "「ハイキングに出かけよう」「風神さわぎ」[2022年7月23日放送]"], ["0717", "「しかしユーレイはでた！」[2022年7月30日放送]"], ["0718", "「のび太の息子が家出した」「ゆめふうりん」[2022年8月6日放送]"], ["0719", "「しずかちゃんをとりもどせ」「人の身になるタチバガン」[2022年8月13日放送]"], ["0720", "「お願い！アニマループ」「ダジャレでやっつけろ！」[2022年8月20日放送]"], ["0721", "「お宝だらけ！ こじつけ鑑定士」「とりよせバッグ」[2022年8月27日放送]"], ["0722", "「どら焼きが消えた日」「ドラヤキ星人の逆襲！？」「さがせ！野比家のへっぽこご先祖さま」「勝利を呼ぶチアリーダー手ぶくろ」[2022年9月3日放送]"], ["0723", "「カムカムキャットフード」「裏山のドラえもん城」[2022年9月10日放送]"], ["0724", "「のび太漂流記」「タヌ機」[2022年9月17日放送]"], ["0725", "「四次元たてましブロック」「あんしん！ジャイアン保険」[2022年9月24日放送]"], ["0726", "「かくれん棒」「大富豪のび太」[2022年10月1日放送]"], ["0727", "「オノマトペがいっぱい」「本はおいしくよもう」[2022年10月8日放送]"], ["0728", "「まるでホンモノ！？自然観察プラモシリーズ」「のぞき穴ボード」[2022年10月15日放送]"], ["0729", "「オールシーズンバッジ」「グンニャリジャイアン」[2022年10月22日放送]"], ["0730", "「なんでもクレーンゲーム」「むすびの糸」[2022年10月29日放送]"], ["0731", "「ななころびてんとう虫」「実感帽」[2022年11月5日放送]"]], "hovertemplate": "broadcasting_year=2022<br>vector_x=%{x}<br>vector_y=%{y}<br>index=%{customdata[0]}<br>title=%{customdata[1]}<extra></extra>", "legendgroup": "", "marker": {"color": "#636efa", "symbol": "circle"}, "mode": "markers", "name": "", "orientation": "v", "showlegend": false, "type": "scatter", "x": [19.93, -12.56, 10.87, 0.5299, -1.383, 2.884, -10.97, -12.53, 23.75, -16.5, 7.867, -12.16, -2.716, 13.87, 6.314, 5.592, 11.21, 3.754, 13.7, 9.793, 3.557, 6.986, -4.546, -19.38, 6.795, 15.12, 3.455, 10.14, 20.06, 24.98, 11.31, 0.3078, 13.28, 12.04, -19.65, 12.26, -8.995, 9.917, 5.361, 6.547, -16.42, 0.9449, 22.77, 11.57], "xaxis": "x", "y": [5.283, 6.513, 15.0, 12.39, 5.734, 3.89, -0.7114, -14.33, 12.81, -10.39, -6.71, -14.19, 0.04269, 13.4, 4.004, 5.228, -5.407, 13.89, -9.37, -2.738, 0.6829, 15.28, -1.488, -6.344, 6.409, 14.07, -2.486, 11.93, 13.72, 11.18, 10.02, 0.6952, 14.35, -0.1481, -19.44, 8.953, 1.991, -5.082, -11.21, 10.23, 2.411, -3.973, 9.865, 15.53], "yaxis": "y"}], "layout": {"annotations": [{"font": {}, "showarrow": false, "text": "broadcasting_year=2022", "textangle": 90, "x": 0.98, "xanchor": "left", "xref": "paper", "y": 0.0365, "yanchor": "middle", "yref": "paper"}, {"font": {}, "showarrow": false, "text": "broadcasting_year=2021", "textangle": 90, "x": 0.98, "xanchor": "left", "xref": "paper", "y": 0.1395, "yanchor": "middle", "yref": "paper"}, {"font": {}, "showarrow": false, "text": "broadcasting_year=2020", "textangle": 90, "x": 0.98, "xanchor": "left", "xref": "paper", "y": 0.2425, "yanchor": "middle", "yref": "paper"}, {"font": {}, "showarrow": false, "text": "broadcasting_year=2019", "textangle": 90, "x": 0.98, "xanchor": "left", "xref": "paper", "y": 0.3455, "yanchor": "middle", "yref": "paper"}, {"font": {}, "showarrow": false, "text": "broadcasting_year=2018", "textangle": 90, "x": 0.98, "xanchor": "left", "xref": "paper", "y": 0.4485, "yanchor": "middle", "yref": "paper"}, {"font": {}, "showarrow": false, "text": "broadcasting_year=2017", "textangle": 90, "x": 0.98, "xanchor": "left", "xref": "paper", "y": 0.5515, "yanchor": "middle", "yref": "paper"}, {"font": {}, "showarrow": false, "text": "broadcasting_year=2016", "textangle": 90, "x": 0.98, "xanchor": "left", "xref": "paper", "y": 0.6545, "yanchor": "middle", "yref": "paper"}, {"font": {}, "showarrow": false, "text": "broadcasting_year=2015", "textangle": 90, "x": 0.98, "xanchor": "left", "xref": "paper", "y": 0.7575, "yanchor": "middle", "yref": "paper"}, {"font": {}, "showarrow": false, "text": "broadcasting_year=2014", "textangle": 90, "x": 0.98, "xanchor": "left", "xref": "paper", "y": 0.8605, "yanchor": "middle", "yref": "paper"}, {"font": {}, "showarrow": false, "text": "broadcasting_year=2013", "textangle": 90, "x": 0.98, "xanchor": "left", "xref": "paper", "y": 0.9635, "yanchor": "middle", "yref": "paper"}], "height": 2000, "legend": {"tracegroupgap": 0}, "margin": {"t": 60}, "width": 800, "xaxis": {"anchor": "y", "domain": [0, 0.98], "title": {"text": "vector_x"}}, "xaxis10": {"anchor": "y10", "domain": [0, 0.98], "matches": "x", "showticklabels": false}, "xaxis2": {"anchor": "y2", "domain": [0, 0.98], "matches": "x", "showticklabels": false}, "xaxis3": {"anchor": "y3", "domain": [0, 0.98], "matches": "x", "showticklabels": false}, "xaxis4": {"anchor": "y4", "domain": [0, 0.98], "matches": "x", "showticklabels": false}, "xaxis5": {"anchor": "y5", "domain": [0, 0.98], "matches": "x", "showticklabels": false}, "xaxis6": {"anchor": "y6", "domain": [0, 0.98], "matches": "x", "showticklabels": false}, "xaxis7": {"anchor": "y7", "domain": [0, 0.98], "matches": "x", "showticklabels": false}, "xaxis8": {"anchor": "y8", "domain": [0, 0.98], "matches": "x", "showticklabels": false}, "xaxis9": {"anchor": "y9", "domain": [0, 0.98], "matches": "x", "showticklabels": false}, "yaxis": {"anchor": "x", "domain": [0, 0.073], "title": {"text": "vector_y"}}, "yaxis10": {"anchor": "x10", "domain": [0.927, 1.0], "matches": "y", "title": {"text": "vector_y"}}, "yaxis2": {"anchor": "x2", "domain": [0.103, 0.176], "matches": "y", "title": {"text": "vector_y"}}, "yaxis3": {"anchor": "x3", "domain": [0.206, 0.279], "matches": "y", "title": {"text": "vector_y"}}, "yaxis4": {"anchor": "x4", "domain": [0.309, 0.382], "matches": "y", "title": {"text": "vector_y"}}, "yaxis5": {"anchor": "x5", "domain": [0.412, 0.485], "matches": "y", "title": {"text": "vector_y"}}, "yaxis6": {"anchor": "x6", "domain": [0.515, 0.588], "matches": "y", "title": {"text": "vector_y"}}, "yaxis7": {"anchor": "x7", "domain": [0.618, 0.691], "matches": "y", "title": {"text": "vector_y"}}, "yaxis8": {"anchor": "x8", "domain": [0.721, 0.794], "matches": "y", "title": {"text": "vector_y"}}, "yaxis9": {"anchor": "x9", "domain": [0.824, 0.897], "matches": "y", "title": {"text": "vector_y"}}}}
